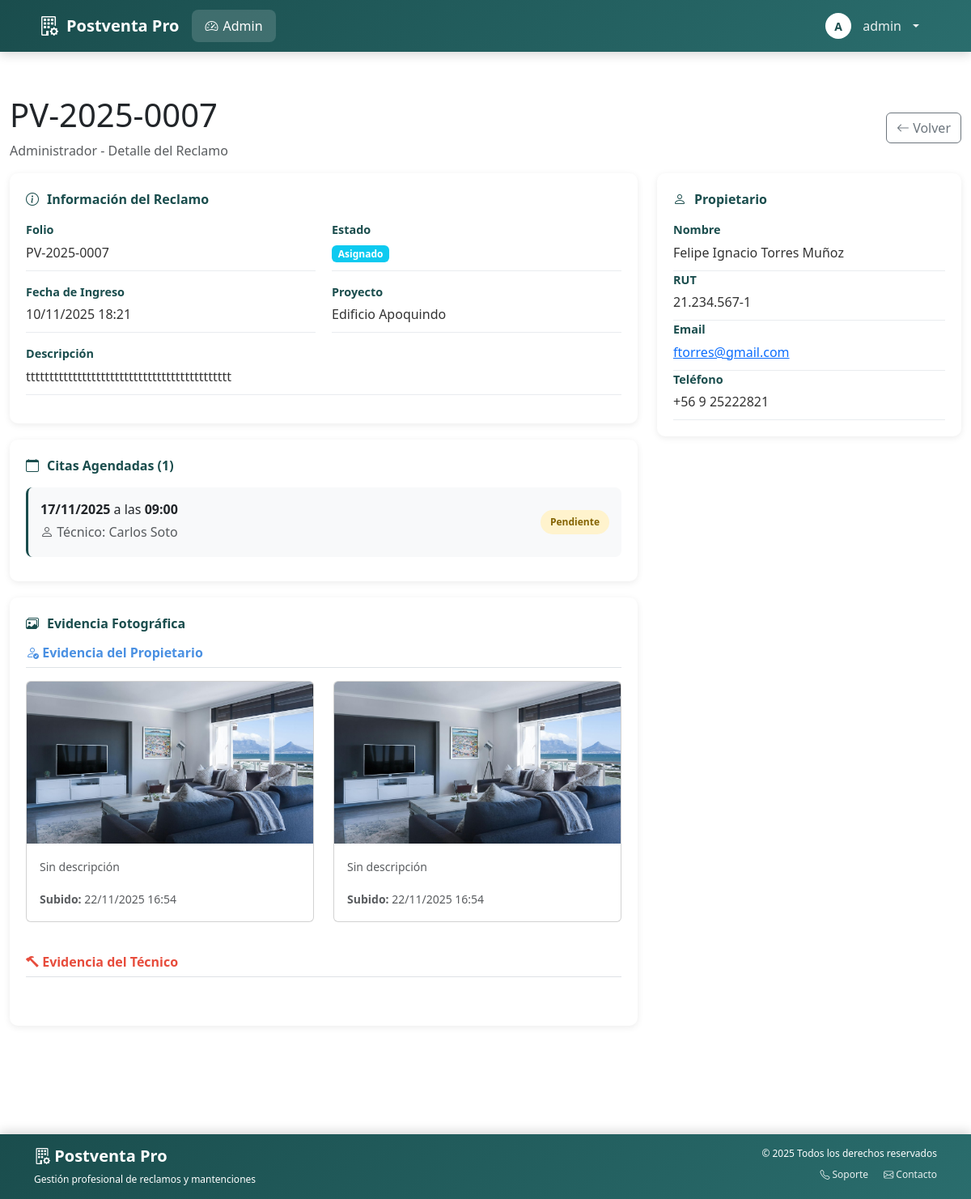
Before: /administrador-reclamo/16/ (signed in) with the older database file.
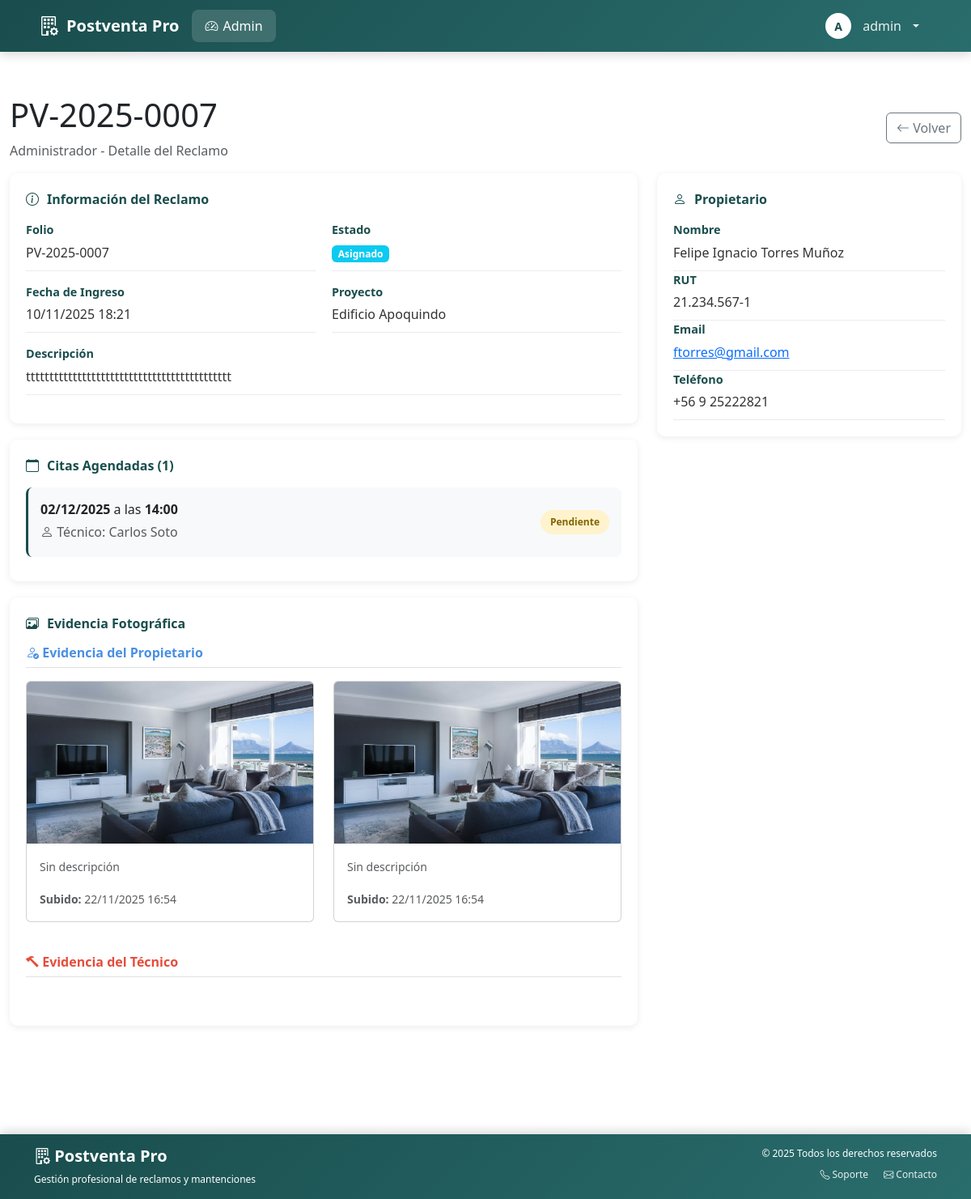
After: the same page with the newer database file.
### postventa_app/models.py (models this page shows, shortened)
class Cita(models.Model):
    id_cita = models.AutoField(primary_key=True)
    id_tecnico = models.ForeignKey(
        Tecnico,
        on_delete=models.CASCADE,
        db_column='id_tecnico',
        related_name='citas',
        null=True,
        blank=True
    )
    id_reclamo = models.ForeignKey(
        Reclamo,
        on_delete=models.CASCADE,
        db_column='id_reclamo',
        related_name='citas',
        null=True,
        blank=True
    )
    id_cliente = models.ForeignKey(
        'Propietario',
        on_delete=models.CASCADE,
        db_column='id_cliente',
        related_name='citas',
        null=True,
        blank=True
    )
    fecha_programada = models.DateTimeField(null=True, blank=True)
    fecha_confirmacion = models.DateTimeField(null=True, blank=True)
    ESTADO_CHOICES = [
        ('pendiente', 'Pendiente'),
        ('confirmada', 'Confirmada'),
        ('en_curso', 'En Curso'),
        ('completada', 'Completada'),
        ('cancelada', 'Cancelada'),
    ]
    estado = models.CharField(max_length=20, null=True, blank=True, choices=ESTADO_CHOICES)
    tipo_cita = models.CharField(max_length=50, null=True, blank=True)
    motivo_reprogramacion = models.TextField(null=True, blank=True)
    recordatorio_enviado = models.BooleanField(default=False)
    duracion_estimada_minutos = models.IntegerField(null=True, blank=True)
    class Meta:
        db_table = 'cita'
        verbose_name = 'Cita'
        verbose_name_plural = 'Citas'

class Tecnico(models.Model):
    id_tecnico = models.AutoField(primary_key=True)
    user = models.OneToOneField(User, on_delete=models.CASCADE, related_name='tecnico', verbose_name="Usuario del sistema", null=True, blank=True)
    rut = models.CharField(max_length=12, unique=True)
    nombre = models.CharField(max_length=100)
    especialidad = models.ForeignKey(
        'Especialidad',
        on_delete=models.SET_NULL,
        null=True,
        blank=True,
        related_name='tecnicos'
    )
    telefono = models.CharField(max_length=20, null=True, blank=True)
    email = models.CharField(max_length=100, null=True, blank=True)
    zona_cobertura = models.CharField(max_length=100, null=True, blank=True)
    casos_activos = models.IntegerField(null=True, blank=True)
    calificacion_promedio = models.DecimalField(
        max_digits=3,
        decimal_places=2,
        default=0,
        db_column='calificacion_promedio'
    )
    estado = models.CharField(max_length=20, null=True, blank=True)
    constructora = models.ForeignKey(
        'Constructora',
        on_delete=models.CASCADE,
        null=True,
        blank=True,
        related_name='tecnicos'
    )
    class Meta:
        db_table = 'tecnico'
        verbose_name = 'Técnico'
        verbose_name_plural = 'Técnicos'

class ArchivoEvidencia(models.Model):
    SUBIDO_POR_CHOICES = [
        ('cliente', 'Cliente'),
        ('tecnico', 'Técnico'),
        ('sistema', 'Sistema'),
    ]
    id_archivo = models.AutoField(primary_key=True)
    id_reclamo = models.ForeignKey(
        Reclamo,
        on_delete=models.CASCADE,
        db_column='id_reclamo',
        related_name='archivos_evidencia',
        null=True,
        blank=True
    )
    archivo = models.FileField(
        upload_to=archivo_path,
        max_length=500,
        storage=NombreOriginalStorage(),
        null=True,
        blank=True
    )
    tipo = models.CharField(max_length=50, null=True, blank=True)
    nombre_original = models.CharField(max_length=200, null=True, blank=True)
    tamano_kb = models.IntegerField(
        null=True,
        blank=True,
        db_column='tamano_kb'
    )
    fecha_subida = models.DateTimeField(null=True, blank=True)
    descripcion = models.TextField(null=True, blank=True)
    subido_por = models.CharField(
        max_length=20,
        choices=SUBIDO_POR_CHOICES,
        default='cliente',
        help_text='Quién subió este archivo'
    )
    class Meta:
        db_table = 'archivoEvidencia'
        verbose_name = 'Archivo Evidencia'
        verbose_name_plural = 'Archivos Evidencias'

### postventa_app/views.py (the view)
# urls.py: path('administrador-reclamo/<int:reclamo_id>/', views.admin_detalle_reclamo, name='admin_detalle_reclamo'),
@login_required
def admin_detalle_reclamo(request, reclamo_id):
    if not request.user.is_staff:
        messages.error(request, 'No tienes permiso para acceder a esta sección.')
        return redirect('mis_reclamos')
    reclamo = get_object_or_404(Reclamo, id_reclamo=reclamo_id)
    citas = Cita.objects.filter(id_reclamo=reclamo).order_by('-fecha_programada')
    archivos = ArchivoEvidencia.objects.filter(id_reclamo=reclamo)
    context = {
        'reclamo': reclamo,
        'citas': citas,
        'archivos': archivos,
    }
    return render(request, 'admin/detalle_reclamo.html', context)

### postventa_app/context_processors.py (called while the page is built)
def tecnico_context(request):
    tecnico = None
    tecnico_iniciales = ''
    user = getattr(request, 'user', None)
    if user and getattr(user, 'is_authenticated', False):
        try:
            tecnico = Tecnico.objects.get(email__iexact=(user.email or ''))
        except Tecnico.DoesNotExist:
            try:
                tecnico = Tecnico.objects.get(rut=user.username)
            except Tecnico.DoesNotExist:
                tecnico = None
        if tecnico and tecnico.nombre:
            partes = tecnico.nombre.strip().split()
            tecnico_iniciales = ''.join([p[0].upper() for p in partes if p])
    return {
        'tecnico': tecnico,
        'tecnico_iniciales': tecnico_iniciales,
    }

### postventa_app/templates/admin/detalle_reclamo.html (shortened to what the changed rows need)
{% extends 'base.html' %}
{% load static %}
{% block content %}
<div class="container-fluid py-4">
    <div class="header-reclamo">
        <div class="row align-items-center mb-3">
            <div class="col-md-8">
                <h1 class="mb-2">{{ reclamo.numero_folio }}</h1>
            </div>
        </div>
    </div>
    <div class="row">
        <div class="col-lg-8">
            <div class="section-card">
                {% if citas %}
                    {% for cita in citas %}
                        <div class="cita-card">
                            <div class="row align-items-center">
                                <div class="col-md-8">
                                    <p class="mb-1">
                                        <strong>{{ cita.fecha_programada|date:"d/m/Y" }}</strong> a las
                                        <strong>{{ cita.fecha_programada|time:"H:i" }}</strong>
                                    </p>
                                    <p class="mb-1 text-muted">
                                        <i class="bi bi-person"></i>
                                        {% if cita.id_tecnico %}
                                            Técnico: {{ cita.id_tecnico.nombre }}
                                        {% else %}
                                            Sin técnico asignado
                                        {% endif %}
                                    </p>
                                </div>
                                <div class="col-md-4 text-end">
                                    <span class="estado-badge estado-{{ cita.estado }}">
                                        {{ cita.get_estado_display }}
                                    </span>
                                </div>
                            </div>
                        </div>
                    {% endfor %}
                {% else %}
                    <p class="text-muted">No hay citas agendadas</p>
                {% endif %}
            </div>
            <div class="section-card">
                {% if archivos %}
                    <div class="mb-4">
                        <div class="row">
                            {% for archivo in archivos %}
                                {% if archivo.subido_por == 'cliente' %}
                                    {% with desc=archivo.descripcion|default:"Sin descripción" %}
                                    <div class="col-md-6 mb-3">
                                        <div class="card">
                                            {% if archivo.tipo == 'image' %}
                                                <img src="{{ archivo.archivo.url }}" class="card-img-top" alt="Evidencia" style="height: 200px; object-fit: cover; cursor: pointer;" data-bs-toggle="modal" data-bs-target="#imagenModal" onclick="abrirImagen('{{ archivo.archivo.url }}', '{{ desc }}')">
                                            {% else %}
                                                <div class="card-img-top bg-light d-flex align-items-center justify-content-center" style="height: 200px;">
                                                    <i class="bi bi-film" style="font-size: 48px; color: #ccc;"></i>
                                                </div>
                                            {% endif %}
                                            <div class="card-body">
                                                <p class="card-text text-muted"><small>{{ desc }}</small></p>
                                                <p class="card-text text-muted"><small><strong>Subido:</strong> {{ archivo.fecha_subida|date:"d/m/Y H:i" }}</small></p>
                                            </div>
                                        </div>
                                    </div>
                                    {% endwith %}
                                {% endif %}
                            {% endfor %}
                        </div>
                    </div>
                {% else %}
                    <p class="text-muted">No hay evidencia disponible</p>
                {% endif %}
            </div>
        </div>
    </div>
</div>
{% endblock %}

Changed rows visible on the page:
removed Cita: fecha_programada "17/11/2025", fecha_programada "09:00", id_tecnico.nombre "Carlos Soto", estado "Pendiente"
added Cita: fecha_programada "02/12/2025", fecha_programada "14:00", id_tecnico.nombre "Carlos Soto", estado "Pendiente"
